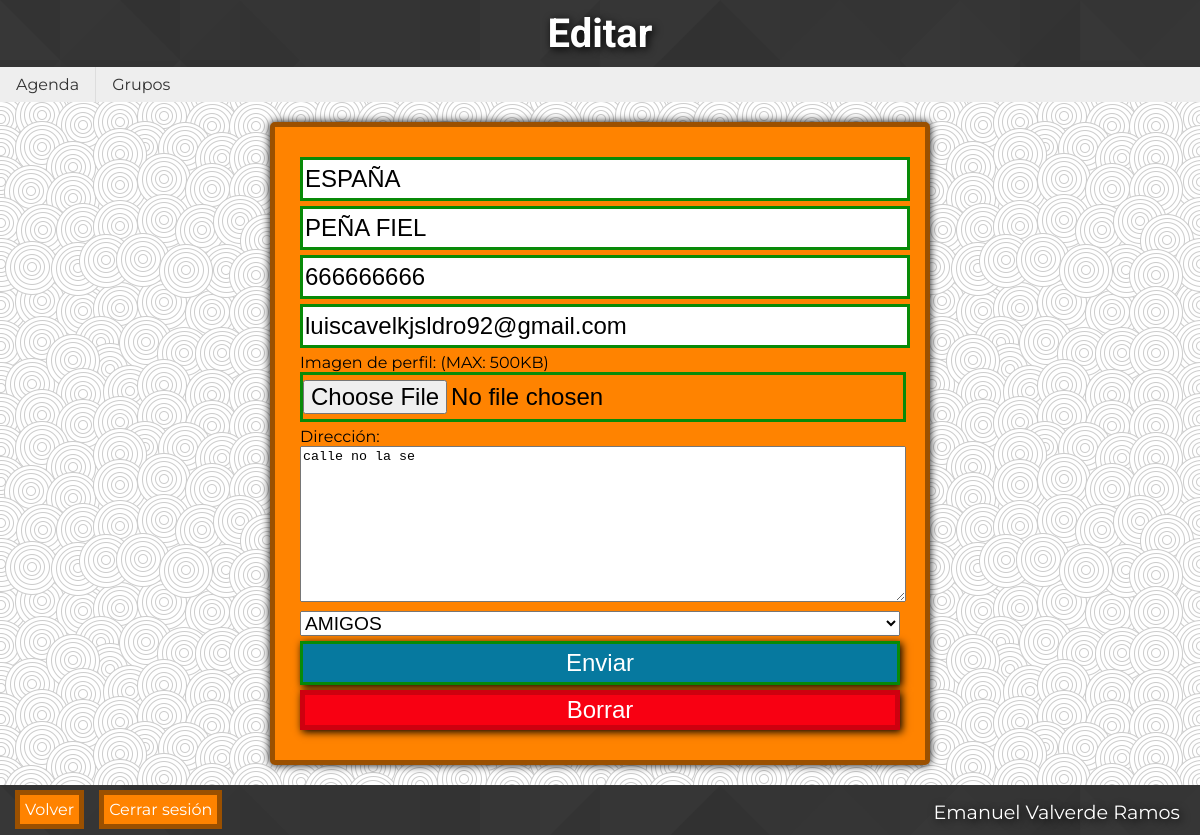
Page /html/examen2/alumno30/editar.php?id=3 (signed in) on the committed database.
### tables this page shows
CREATE TABLE contacto(
	id_con		int(11) not null auto_increment comment 'PK de contacto',
	nombre		varchar(50) not null comment 'Nombre del contacto',
	apellidos	varchar(100) not null comment 'Apellidos del contacto',
	telf		varchar(13) not null comment 'telefono del contacto',
	email		varchar(100) not null comment 'email del contacto',
	direccion 	varchar(255) not null comment 'direccion del contacto',
	fech_al		date not null comment 'fecha de alta del usuario',
	id_cat		int(11) not null comment 'FK de la categoría del usuario',
	id_usu 		int(11) not null comment 'El id del usuario al que el contacto está asociado',
	img			varchar(255) comment 'imagen del contacto',
	unique(email, id_usu),
	FOREIGN KEY(id_cat) references  categoria(id_cat) on update cascade,
	FOREIGN KEY(id_usu) references  usuario(id_usu) on update cascade,
	PRIMARY KEY(id_con)
);

### dwes/examen2/alumno30/includes/model/contactomodel.php (called while the page is built, shortened)
<?php
	require_once '../../../dwes/examen2/alumno30/includes/libs/funciones.php';
	require_once '../../../dwes/examen2/alumno30/includes/core/DBPDO.php';
	class ContactoModel extends DBPDO
	{
	    public static function getOwnContacto($id_usu, $id_con){
	    	$conn = self::getInstance()->getDatabase();
	    	$ssql = "SELECT id_con, contacto.nombre, contacto.apellidos, contacto.telf, contacto.email, direccion, nombre_cat, categoria.id_cat FROM contacto, usuario, categoria WHERE usuario.id_usu = contacto.id_usu AND contacto.id_cat = categoria.id_cat AND usuario.id_usu = :id_usu AND id_con = :id_con";
	    	$prepare = $conn->prepare($ssql);
	    	$prepare->bindParam(':id_usu', $id_usu);
	    	$prepare->bindParam(':id_con', $id_con);
	    	$prepare->execute();
	    	if (!($resultado = $prepare->fetch(PDO::FETCH_ASSOC))) {
	    		return false;
	    	}
	    	return $resultado;
	    }
	}
?>

### dwes/examen2/alumno30/includes/core/DBPDO.php (called while the page is built, shortened)
<?php
	class DBPDO {
		private $db;
		private static $instancia = null;
		private $persistent = true;
		private function __construct(){
			$options = [PDO::ATTR_DEFAULT_FETCH_MODE => PDO::FETCH_ASSOC,PDO::ATTR_PERSISTENT => $this->persistent,
            PDO::ATTR_ERRMODE => PDO::ERRMODE_EXCEPTION];
            try{
            	$this->db = new PDO(DB_TYPE . ':host=' . DB_HOST . ';dbname=' . DB_NAME . ';charset=' . DB_CHARSET, DB_USER, DB_PASS, $options);
            } catch (PDOException $e){
            	echo "<pre>";
            	exit("No ha sido posible establecer la conexión con la base de datos");
            }
		}
		public static function getInstance(){
			if (is_null(self::$instancia)) {
				self::$instancia = new DBPDO();
			}
			return self::$instancia;
		}
		public function getDatabase(){
			return $this->db;
		}
	    public static function getAll($tabla){
	    	$conn = self::getInstance()->getDatabase();
	    	$ssql = "SELECT * FROM $tabla";
	    	$prepare = $conn->prepare($ssql);
	    	$prepare->execute();
	    	return $prepare->fetchAll();
	    }
	}
?>

### dwes/examen2/alumno30/includes/libs/funciones.php (the view, shortened to what this page needs)
<?php
	include_once '../../../dwes/examen2/alumno30/includes/core/DBPDO.php';
	class Funciones
	{
		public static function recuperarCampo($campo, $contacto){
			if (isset($contacto[$campo])) {
				echo 'value="' . $contacto[$campo] . '"';
			}
		}
		public static function recurperarCampeoTextarea($campo, $contacto){
			if (isset($contacto[$campo])) {
				echo $contacto[$campo];
			}
		}
		public static function recuperarCategoria($table, $selected = null){?>
			<select name="id_cat" required>
			 		<?php
			 		try{
			 			$resultado = DBPDO::getAll($table);
			 			if ($resultado) {
			 				foreach ($resultado as $indice => $valor) {
				 				echo '<option ';
				 				if (isset($selected)) {
			 						if ($selected === $valor["id_cat"]) {
			 							echo ' selected ';
			 						}
			 					}
				 				echo 'value ="' . $valor["id_cat"] . '">';
				 				echo $valor['nombre_cat'];
				 				echo '</option> ';
				 			}
			 			}
			 		} catch (PDOException $e) {
			 			$errores["BD"][] = "Error en la base de datos";
			 			return $errores;
			 		}
			 echo "</select>";
		 }
	}
?>

### dwes/examen2/alumno30/includes/view/formulario/formulario_contacto.php (shortened to what this page needs)
<section class="formulario" id="insertar_contacto">
	<form action="<?= $_SERVER["PHP_SELF"] ; ?>" name="form-cont" method="POST" enctype="multipart/form-data">
		<?php if(isset($contacto["id_con"])): ?>
				<input type="hidden" name="id_con" <?= Funciones::recuperarCampo("id_con", $contacto);?>>
		<?php endif; ?>
		<p>
			<input type="text" name="nombre" placeholder="Nombre" maxlength="50" required autofocus pattern="[a-zA-ZÑñáéíóúàèìòùÀÈÌÒÙÁÉÍÓÚäëïöüÄËÏÖÜ ]{3,}" <?= Funciones::recuperarCampo("nombre", $contacto); ?>>
		</p>
		<p>
			<input type="text" name="apellidos" placeholder="Apellidos" maxlength="100" required autofocus pattern="[a-zA-ZÑñáéíóúàèìòùÀÈÌÒÙÁÉÍÓÚäëïöüÄËÏÖÜ ]{3,}" <?= Funciones::recuperarCampo("apellidos", $contacto); ?>>
		</p>
		<p>
			<input type="tel" name="telf" placeholder="Teléfono" required maxlength="13" pattern="[0-9]{9,13}" <?= Funciones::recuperarCampo("telf", $contacto); ?>>
		</p>
		<p>
			<input type="email" name="email" placeholder="E-mail" maxlength="100" required autofocus  <?= Funciones::recuperarCampo("email", $contacto); ?>>
		</p>
		<p>
  			<label for="img_perf">Imagen de perfil: (MAX: 500KB)</label>
  			<input type="file" name="img_perf" id="" accept="image/*" autofocus
  			 <?= Funciones::recuperarCampo("img_perf", $contacto); ?> >
  		</p>
		<p>
			<label for="direccion">Dirección:</label>
			<textarea name="direccion" id="direccion" cols="30" rows="10" required autofocus pattern="[a-zA-ZÑñáéíóúàèìòùÀÈÌÒÙÁÉÍÓÚäëïöüÄËÏÖÜ 0-9]{6,}"></textarea>
		</p>
		<p>
			<?php isset($contacto["id_cat"]) ? Funciones::recuperarCategoria("categoria", $contacto["id_cat"]) : Funciones::recuperarCategoria("categoria") ;?>
		</p>
		<p>
			<input class="enviar" type="submit" name="form-cont" value="Enviar">
		</p>
		<p>
			<input class="borrar" type="reset" name="form-cont" value="Borrar">
		</p>
	</form>
</section>

### html/examen2/alumno30/css/estilo.css (style rules this page uses)
* { margin:auto; }
html,body { background-image: url('../img/swirl_pattern.png'); font-family: "Montserrat", Arial, Helvetica, sans-serif; }
p { margin-bottom: 5px; }
label { display: inline-block; }
input { width: 100%; display:inline-block; font-size: 1.5em; }
select { font-size: 1.2em; display: inline-block; width: 100%; }
input:valid { padding-top:5px; padding-bottom: 5px; border: 3px solid #088A08; }
section.formulario { margin-bottom: 20px; margin:auto; margin-top: 20px; padding: 25px; background-color: #FF8300; width: 50%; border:#9B5000 5px solid; border-radius: 5px; box-shadow: 0px 0px 8px black; max-width: 1200px; }
.enviar { background-color:#06799F; border:#034A61 5px solid; color: white; box-shadow: 2px 2px 8px black; }
.borrar { background-color: #F80012; border: #CE000F 5px solid; color: white; box-shadow: 2px 2px 8px black; }
textarea { width: 100% }

### rows in the picture
contacto: nombre "ESPAÑA", apellidos "PEÑA FIEL", telf "666666666", email "luiscavelkjsldro92@gmail.com", direccion "calle no la se"

### other values in the picture
$titulo "Editar"
$nombre "Agenda"
$nombre "Grupos"
$nombre "Volver"
$nombre "Cerrar sesión"
form field id_cat "AMIGOS"
